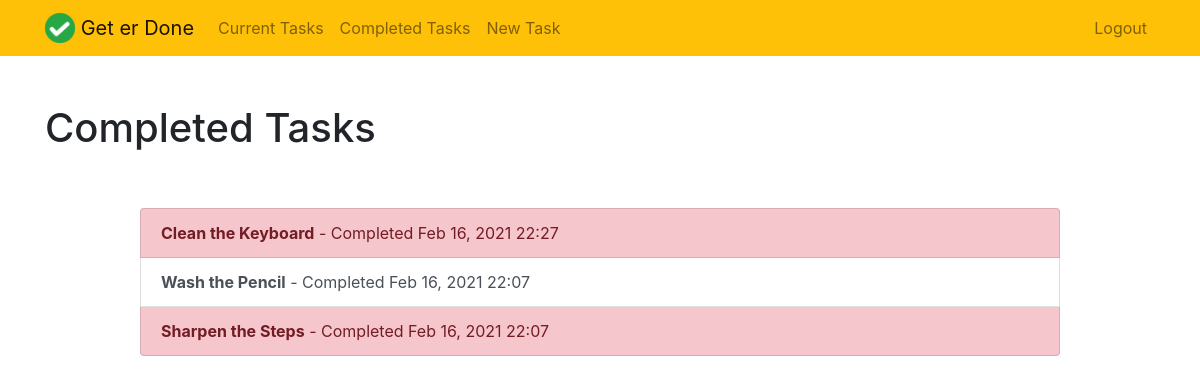
The app's page /completed/ (signed in), older data.
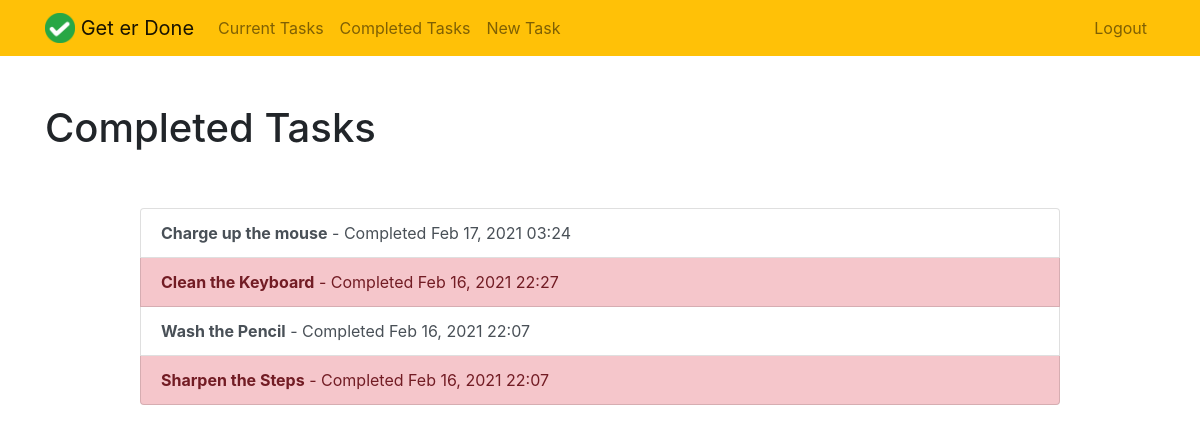
The same page, newer data.
### todo/models.py (models this page shows, shortened)
class Todo(models.Model):
    title = models.CharField(max_length=150)
    memo = models.TextField(max_length=500, blank=True)
    created = models.DateTimeField(auto_now_add=True)
    completed = models.DateTimeField(null=True, blank=True)
    important = models.BooleanField(default=False)
    user = models.ForeignKey(User, on_delete=models.CASCADE)

### todo/views.py (the view)
# urls.py: path('completed/', views.completedtodos, name='completedtodos'),
@login_required
def completedtodos(request):
    todos = Todo.objects.filter(user=request.user, completed__isnull=False).order_by('-completed')
    return render(request, 'todo/completedtodos.html', {'todos': todos})

### todo/templates/todo/completedtodos.html
{% extends 'todo/base.html' %}
{% block content %}
    <div class="row justify-container-center mt-5">
        <div class="col-md-10">
            <h1>Completed Tasks</h1>
        </div>
    </div>
    <div class="row justify-content-center mt-5">
        <div class="col-md-10">
            <div class="list-group">
                {% for todo in todos %}
                    <a href="{% url 'viewtodo' todo.id %}" class="
                        list-group-item
                        list-group-item-action
                        {% if todo.important %} list-group-item-danger{% endif %}
                    ">
                        <b>{{ todo.title }}</b> - Completed
                        {{ todo.completed|date:'M j, Y H:i' }}
                    </a>
                {% endfor %}
            </div>
        </div>
    </div>
{% endblock content %}

### todo/templates/todo/base.html (shortened to what this page needs)
{% load static %}
<!doctype html>
<html lang="en">
    <head>
        <link rel="stylesheet" href="https://stackpath.bootstrapcdn.com/bootstrap/4.4.1/css/bootstrap.min.css">
    </head>
    <body>
        <nav class="navbar navbar-expand-md navbar-light bg-warning">
            <div class="container">
                <a class="navbar-brand" href="{% url 'home' %}">
                     <img src="{% static 'todo/logo.png' %}" width="30" height="30" class="d-inline-block align-top">
                    <span>Get er Done</span>
                </a>
                <div class="collapse navbar-collapse" id="navbarNav">
                {% if user.is_authenticated %}
                    <ul class="navbar-nav mr-auto">
                            <li class="nav-item {{ current }}">
                                <a class="nav-link" href="{% url 'currenttodos' %}">Current Tasks</a>
                            </li>
                            <li class="nav-item {{ completed }}">
                                <a class="nav-link" href="{% url 'completedtodos' %}">Completed Tasks</a>
                            </li>
                            <li class="nav-item {{ create }}">
                                <a class="nav-link" href="{% url 'createtodo' %}">New Task</a>
                            </li>
                    </ul>
                {% endif %}
                <ul class="navbar-nav ml-auto">
                        {% if user.is_authenticated %}
                            <li class="nav-item">
                                <a href="#" onclick="$('#signOutBtn').click()" class="nav-link">Logout</a>
                            </li>
                        {% endif %}
                    </ul>
                </div>
            </div>
        </nav>
        <div class="container">
            {% block content %}{% endblock content %}
        </div>
    </body>
</html>

Row changes from the older to the newer data that the page shows:
added Todo: title "Charge up the mouse", completed "Feb 17, 2021 03:24", important False (drawn)
